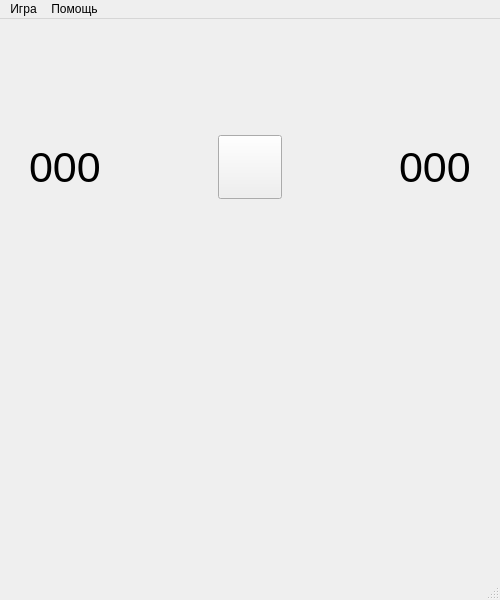
<?xml version="1.0" encoding="UTF-8"?>
<ui version="4.0">
 <class>GameWindow</class>
 <widget class="QMainWindow" name="GameWindow">
  <property name="geometry">
   <rect>
    <x>0</x>
    <y>0</y>
    <width>500</width>
    <height>600</height>
   </rect>
  </property>
  <property name="minimumSize">
   <size>
    <width>0</width>
    <height>0</height>
   </size>
  </property>
  <property name="windowTitle">
   <string>MainWindow</string>
  </property>
  <widget class="QWidget" name="centralwidget">
   <property name="minimumSize">
    <size>
     <width>0</width>
     <height>0</height>
    </size>
   </property>
   <layout class="QVBoxLayout" name="verticalLayout">
    <property name="leftMargin">
     <number>20</number>
    </property>
    <property name="topMargin">
     <number>20</number>
    </property>
    <property name="rightMargin">
     <number>20</number>
    </property>
    <property name="bottomMargin">
     <number>20</number>
    </property>
    <item>
     <widget class="QWidget" name="headerWidget" native="true">
      <property name="minimumSize">
       <size>
        <width>0</width>
        <height>100</height>
       </size>
      </property>
      <property name="layoutDirection">
       <enum>Qt::LayoutDirection::LeftToRight</enum>
      </property>
      <layout class="QHBoxLayout" name="horizontalLayout">
       <item>
        <widget class="QLabel" name="minesLabel">
         <property name="minimumSize">
          <size>
           <width>0</width>
           <height>0</height>
          </size>
         </property>
         <property name="font">
          <font>
           <pointsize>32</pointsize>
          </font>
         </property>
         <property name="text">
          <string>000</string>
         </property>
        </widget>
       </item>
       <item>
        <spacer name="horizontalSpacer_2">
         <property name="orientation">
          <enum>Qt::Orientation::Horizontal</enum>
         </property>
         <property name="sizeHint" stdset="0">
          <size>
           <width>40</width>
           <height>20</height>
          </size>
         </property>
        </spacer>
       </item>
       <item>
        <widget class="QPushButton" name="restartButton">
         <property name="minimumSize">
          <size>
           <width>64</width>
           <height>64</height>
          </size>
         </property>
         <property name="text">
          <string/>
         </property>
        </widget>
       </item>
       <item>
        <spacer name="horizontalSpacer">
         <property name="orientation">
          <enum>Qt::Orientation::Horizontal</enum>
         </property>
         <property name="sizeHint" stdset="0">
          <size>
           <width>38</width>
           <height>21</height>
          </size>
         </property>
        </spacer>
       </item>
       <item>
        <widget class="QLabel" name="timerLabel">
         <property name="font">
          <font>
           <pointsize>32</pointsize>
          </font>
         </property>
         <property name="text">
          <string>000</string>
         </property>
        </widget>
       </item>
      </layout>
     </widget>
    </item>
    <item>
     <widget class="QWidget" name="gameArea" native="true">
      <property name="minimumSize">
       <size>
        <width>0</width>
        <height>0</height>
       </size>
      </property>
      <property name="layoutDirection">
       <enum>Qt::LayoutDirection::LeftToRight</enum>
      </property>
     </widget>
    </item>
   </layout>
  </widget>
  <widget class="QMenuBar" name="menubar">
   <property name="geometry">
    <rect>
     <x>0</x>
     <y>0</y>
     <width>500</width>
     <height>22</height>
    </rect>
   </property>
   <widget class="QMenu" name="gameMenu">
    <property name="title">
     <string>Игра</string>
    </property>
    <widget class="QMenu" name="difficultyMenu">
     <property name="title">
      <string>Сложность</string>
     </property>
     <addaction name="beginnerDifficulty"/>
     <addaction name="intermediateDifficulty"/>
     <addaction name="expertDifficulty"/>
    </widget>
    <widget class="QMenu" name="gameModeMenu">
     <property name="title">
      <string>Режим игры</string>
     </property>
     <addaction name="randomMode"/>
     <addaction name="noSafeZoneMode"/>
     <addaction name="clusteredMode"/>
    </widget>
    <addaction name="restartTrigger"/>
    <addaction name="separator"/>
    <addaction name="difficultyMenu"/>
    <addaction name="separator"/>
    <addaction name="gameModeMenu"/>
    <addaction name="separator"/>
    <addaction name="settingsTrigger"/>
    <addaction name="staticticsTrigger"/>
   </widget>
   <widget class="QMenu" name="helpMenu">
    <property name="title">
     <string>Помощь</string>
    </property>
    <addaction name="howToPlayTrigger"/>
    <addaction name="separator"/>
    <addaction name="aboutProgramTrigger"/>
   </widget>
   <addaction name="gameMenu"/>
   <addaction name="helpMenu"/>
  </widget>
  <widget class="QStatusBar" name="statusbar"/>
  <action name="restartTrigger">
   <property name="text">
    <string>Новая игра</string>
   </property>
  </action>
  <action name="beginnerDifficulty">
   <property name="text">
    <string>Новичок</string>
   </property>
  </action>
  <action name="intermediateDifficulty">
   <property name="text">
    <string>Любитель</string>
   </property>
  </action>
  <action name="expertDifficulty">
   <property name="text">
    <string>Эксперт</string>
   </property>
  </action>
  <action name="settingsTrigger">
   <property name="text">
    <string>Настройки</string>
   </property>
  </action>
  <action name="howToPlayTrigger">
   <property name="text">
    <string>Как играть</string>
   </property>
  </action>
  <action name="aboutProgramTrigger">
   <property name="text">
    <string>О программе</string>
   </property>
  </action>
  <action name="staticticsTrigger">
   <property name="text">
    <string>Статистика</string>
   </property>
  </action>
  <action name="randomMode">
   <property name="text">
    <string>Случайный</string>
   </property>
  </action>
  <action name="noSafeZoneMode">
   <property name="text">
    <string>Без безопасной зоны</string>
   </property>
  </action>
  <action name="clusteredMode">
   <property name="text">
    <string>Кластерная</string>
   </property>
  </action>
 </widget>
 <resources/>
 <connections/>
</ui>
